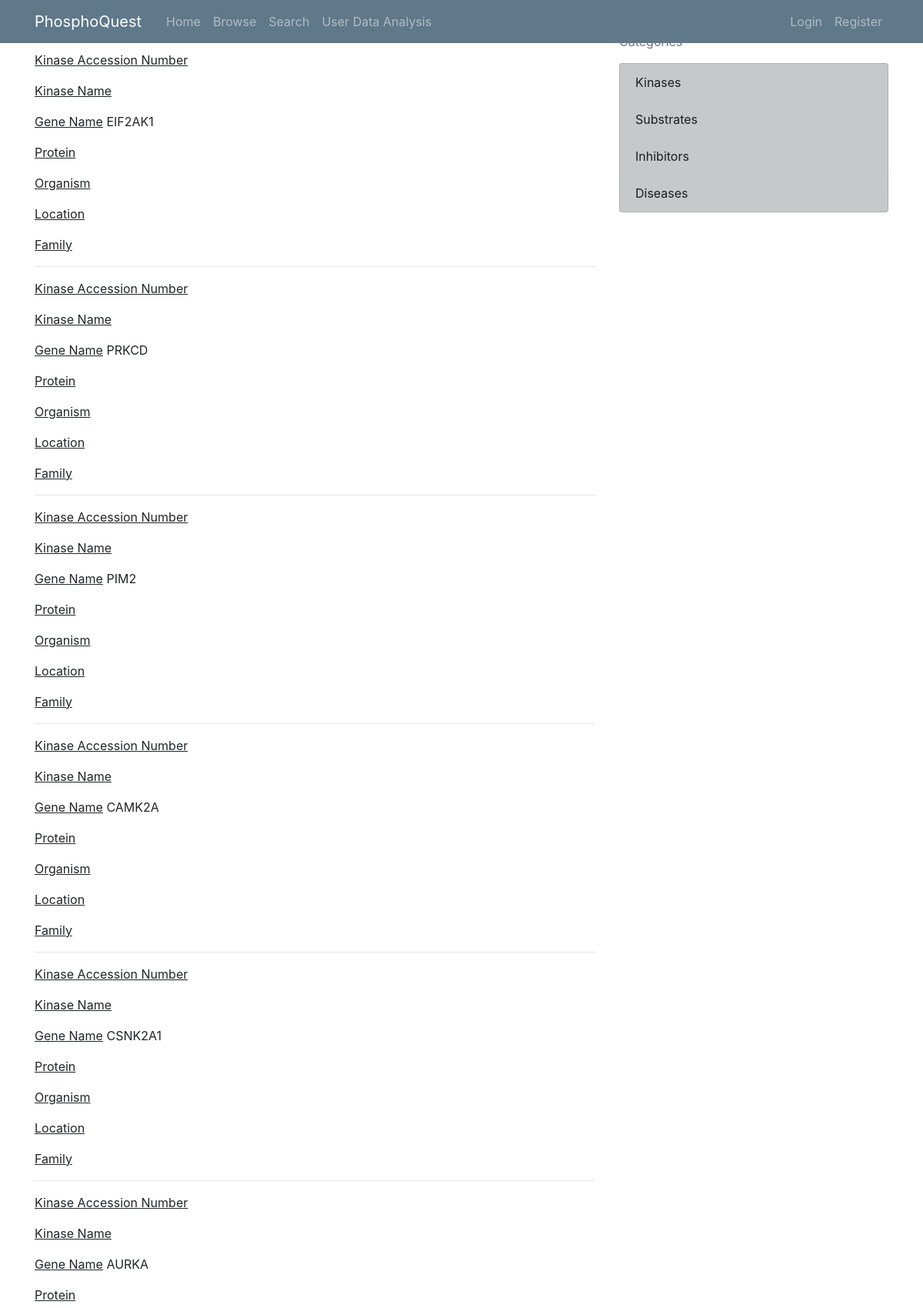
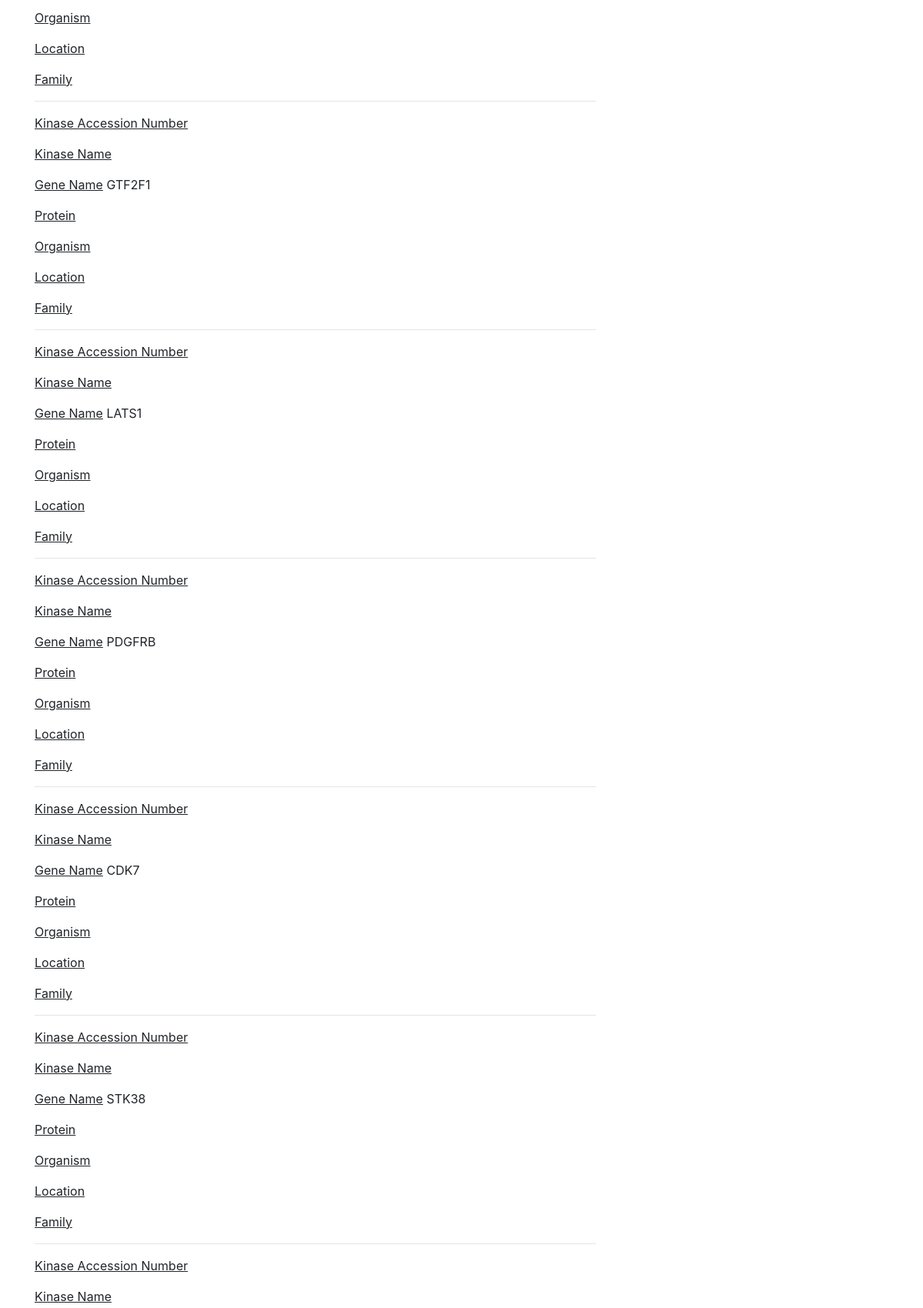
Screenshot of /browse (upper part) with the database file from the repository (2 pictures, top to bottom).
### data_access/sqlalchemy_declarative.py (models this page shows, shortened)
class Kinase(Base):
    __tablename__ = 'kinases'
    kin_accession = Column(String, primary_key=True)
    kin_short_name = Column(String)
    kin_full_name = Column(String)
    kin_gene = Column(String)
    kin_organism = Column(String)
    kin_cellular_location = Column(String, ForeignKey('locations.loc_name'))
    kin_family = Column(String)
    kin_located = relationship('Location', back_populates='kin_in_loc')
    kin_inhibitors = relationship('Inhibitor',
                                  secondary=kinases_inhibitors_table,
                                  back_populates='inhib_target_kinases')
    kin_phosphorylates = relationship('Phosphosite',
                                      secondary=kinases_phosphosites_table,
                                      back_populates='phosphorylated_by')

### kinase_db_app/routes.py (the view)
@app.route("/browse")
def browse():
    browse_data = query_testdb.querytest()
    """render template with browse data and title for browse page"""
    return render_template('browse.html', browse_data=browse_data,
                           title="Browse")

### service_scripts/query_testdb.py (called while the page is built)
def querytest():
    session = DBsession()
    kinase  = session.query(Kinase).all()
    session.close()
    return kinase

### kinase_db_app/templates/browse.html (shortened to what this page needs)
{% extends "layout.html" %}
{% block content %}
<br>
<H3><b>Browse Kinases</b></H3>
  {% for kinase in browse_data %}
    <p><u>Kinase Accession Number</u> {{ kinase.kin_acc_num }}</p>
    <p><u>Kinase Name</u> {{ kinase.kin_name }}</p>
    <p><u>Gene Name</u> {{ kinase.kin_gene}}</p>
    <p><u>Protein</u> {{ kinase.kin_prot}}<p>
    <p><u>Organism</u> {{ kinase.kin_org}}<p>
    <p><u>Location</u> {{ kinase.kin_loc}}<p>
    <p><u>Family</u> {{ kinase.kin_fam}}<p>
    <hr>
{% endfor %}
{% endblock content %}

### kinase_db_app/templates/layout.html (shortened to what this page needs)
<!DOCTYPE html>
<html lang="en">
<head>
    <link rel="stylesheet" href="https://stackpath.bootstrapcdn.com/bootstrap/4.2.1/css/bootstrap.min.css"
>
    <link rel="stylesheet" type="text/css" href="{{url_for('static', filename='styles/main.css')}}">
    <link href="css/bootstrap.min.css" rel="stylesheet">
</head>
<body>
<header class="site-header">
      <nav class="navbar navbar-expand-md navbar-dark bg-steel fixed-top">
        <div class="container">
          <a class="navbar-brand mr-4" href="/">PhosphoQuest </a>
          <div class="collapse navbar-collapse" id="navbarToggle">
            <div class="navbar-nav mr-auto">
              <a class="nav-item nav-link" href="{{ url_for('home') }}">Home</a>
              <a class="nav-item nav-link" href= "{{ url_for('browse') }}">Browse</a>
              <a class="nav-item nav-link" href= "{{ url_for('search') }}" >Search</a>
              <a class="nav-item nav-link" href="{{ url_for('analysis') }}">User Data Analysis</a>
            </div>
            <div class="navbar-nav">
              <a class="nav-item nav-link" href="{{ url_for('login') }}">Login</a>
              <a class="nav-item nav-link" href="{{ url_for('register') }}">Register</a>
            </div>
          </div>
        </div>
      </nav>
    </header>
    <main role="main" class="container">
      <div class="row">
        <div class="col-md-8">
            {% block content %}{% endblock %}
        </div>
        <div class="col-md-4">
          <div class="content-section">
            <h3>Browse Database</h3>
            <p class='text-muted'>Categories
              <ul class="list-group">
                <li class="list-group-item list-group-item-dark">Kinases</li>
                <li class="list-group-item list-group-item-dark">Substrates</li>
                <li class="list-group-item list-group-item-dark">Inhibitors</li>
                <li class="list-group-item list-group-item-dark">Diseases</li>
              </ul>
            </p>
          </div>
        </div>
      </div>
    </main>
  </body>
</body>
</html>

### kinase_db_app/static/styles/main.css (style rules this page uses)
body { background: #fafafa; color: #333333; margin-top: 5rem; }
h1, h2, h3, h4, h5, h6 { color: #444444; }
.bg-steel { background-color: #5f788a; }
.site-header .navbar-nav .nav-link { color: #cbd5db; }

### rows the page displays
Kinase: kin_gene "EIF2AK1"
Kinase: kin_gene "PRKCD"
Kinase: kin_gene "PIM2"
Kinase: kin_gene "CAMK2A"
Kinase: kin_gene "CSNK2A1"
Kinase: kin_gene "AURKA"
Kinase: kin_gene "GTF2F1"
Kinase: kin_gene "LATS1"
Kinase: kin_gene "PDGFRB"
Kinase: kin_gene "CDK7"
Kinase: kin_gene "STK38"
